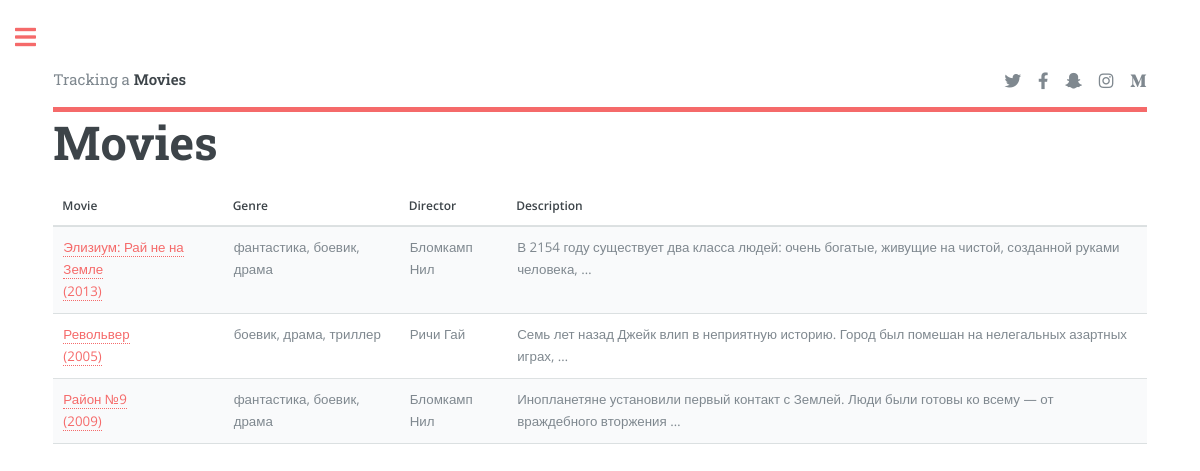
Page /movies/ on the committed database.
### catalog/models.py (models this page shows, shortened)
class Film(models.Model):
    title = models.CharField(max_length=200)
    director = models.ForeignKey(Director, on_delete=models.SET_NULL, null=True)
    summary = models.TextField(max_length=1000, help_text="Enter a brief description of the film")
    year = models.CharField(max_length=4)
    genre = models.ManyToManyField(Genre)
    def get_absolute_url(self):
        return reverse('film-detail', args=[str(self.id)])
    def display_genre(self):
        return ', '.join([genre.name for genre in self.genre.all()[:3]])

class Genre(models.Model):
    name = models.CharField(max_length=200)

class Director(models.Model):
    first_name = models.CharField(max_length=100)
    last_name = models.CharField(max_length=100)
    bio = models.TextField(null=True)
    date_of_birth = models.DateField(null=True, blank=True)
    date_of_death = models.DateField('Died', null=True, blank=True)
    def __str__(self):
        return f'{self.last_name} {self.first_name}'

### catalog/views.py (the view)
# urls.py: path('movies/', FilmListView.as_view(), name='films'),  # Movie
class FilmListView(generic.ListView):
    model = Film
    paginate_by = 10

### catalog/templates/catalog/film_list.html
{% extends "catalog/base.html" %}
{% block content %}
    <h1>Movies</h1>
        {% if film_list %}
       <div class="table-wrapper">
        <table>
            <thead>
            <tr>
                <th>Movie</th>
                <th>Genre</th>
                <th>Director</th>
                <th>Description</th>
            </tr>
            </thead>
            <tbody>
            {% for film in film_list %}
            <tr>
                <td><a href="{{ film.get_absolute_url }}">{{ film.title }}<br>({{film.year}})</a></td>
                <td>{{film.display_genre}}</td>
                <td>{{film.director}}</td>
                <td>{{film.summary|truncatewords:15}}</td>
            </tr>
            {% endfor %}
            </tbody>
        </table>
    </div>
    {% else %}
      <p>There are no movies in the list.</p>
    {% endif %}
{% endblock %}

### catalog/templates/catalog/base.html (shortened to what this page needs)
<!DOCTYPE HTML>
{% load static %}
<html>
<head>
    <link rel="stylesheet" href="{% static 'catalog/assets/css/main.css' %}">
</head>
<body class="is-preload">
<div id="wrapper">
    <div id="main">
        <div class="inner">
            <header id="header">
                <a href="{% url 'index' %}" class="logo">Tracking a <strong>Movies</strong></a>
                <ul class="icons">
                    <li><a href="#" class="icon brands fa-twitter"><span class="label">Twitter</span></a></li>
                    <li><a href="#" class="icon brands fa-facebook-f"><span class="label">Facebook</span></a></li>
                    <li><a href="#" class="icon brands fa-snapchat-ghost"><span class="label">Snapchat</span></a></li>
                    <li><a href="#" class="icon brands fa-instagram"><span class="label">Instagram</span></a></li>
                    <li><a href="#" class="icon brands fa-medium-m"><span class="label">Medium</span></a></li>
                </ul>
            </header>
            {% block content %}{% endblock %}
        </div>
    </div>
</div>
<link rel="stylesheet" href="{% static 'catalog/assets/css/main.css' %}">
</body>
</html>

### catalog/static/catalog/assets/css/main.css (style rules this page uses)
html, body, div, span, applet, object, iframe, h1, h2, h3, h4, h5, h6, p, blockquote, pre, a, abbr, acronym, address, big, cite, code, del, dfn, em, img, ins, kbd, q, s, samp, small, strike, strong, sub, sup, tt, var, b, u, i, center, dl, dt, dd, ol, ul, li, fieldset, form, label, legend, table, caption, tbody, tfoot, thead, tr, th, td, article, aside, canvas, details, embed, figure, figcaption, footer, header, hgroup, menu, nav, output, ruby, section, summary, time, mark, audio, video { margin: 0; padding: 0; border: 0; font-size: 100%; font: inherit; vertical-align: baseline; }
article, aside, details, figcaption, figure, footer, header, hgroup, menu, nav, section { display: block; }
body { line-height: 1; }
ol, ul { list-style: none; }
table { border-collapse: collapse; border-spacing: 0; }
body { -webkit-text-size-adjust: none; }
body { -ms-overflow-style: scrollbar; }
html { box-sizing: border-box; }
*, *:before, *:after { box-sizing: inherit; }
body { background: #ffffff; }
body, input, select, textarea { color: #7f888f; font-family: "Open Sans", sans-serif; font-size: 13pt; font-weight: 400; line-height: 1.65; }
@media screen and (max-width: 1680px) { body, input, select, textarea { font-size: 11pt; } }
@media screen and (max-width: 1280px) { body, input, select, textarea { font-size: 10pt; } }
a { -moz-transition: color 0.2s ease-in-out, border-bottom-color 0.2s ease-in-out; -webkit-transition: color 0.2s ease-in-out, border-bottom-color 0.2s ease-in-out; -ms-transition: color 0.2s ease-in-out, border-bottom-color 0.2s ease-in-out; transition: color 0.2s ease-in-out, border-bottom-color 0.2s ease-in-out; border-bottom: dotted 1px; color: #f56a6a; text-decoration: none; }
strong, b { color: #3d4449; font-weight: 600; }
h1, h2, h3, h4, h5, h6 { color: #3d4449; font-family: "Roboto Slab", serif; font-weight: 700; line-height: 1.5; margin: 0 0 1em 0; }
h1 { font-size: 4em; margin: 0 0 0.5em 0; line-height: 1.3; }
@media screen and (max-width: 1680px) { h1 { font-size: 3.5em; } }
.icon { text-decoration: none; border-bottom: none; position: relative; }
.icon:before { -moz-osx-font-smoothing: grayscale; -webkit-font-smoothing: antialiased; display: inline-block; font-style: normal; font-variant: normal; text-rendering: auto; line-height: 1; text-transform: none !important; font-family: 'Font Awesome 5 Free'; font-weight: 400; }
.icon:before { line-height: inherit; }
.icon.brands:before { font-family: 'Font Awesome 5 Brands'; }
ul { list-style: disc; margin: 0 0 2em 0; padding-left: 1em; }
ul li { padding-left: 0.5em; }
ul.icons { cursor: default; list-style: none; padding-left: 0; }
ul.icons li { display: inline-block; padding: 0 1em 0 0; }
ul.icons li:last-child { padding-right: 0; }
ul.icons li .icon { color: inherit; }
ul.icons li .icon:before { font-size: 1.25em; }
.table-wrapper { -webkit-overflow-scrolling: touch; overflow-x: auto; }
table { margin: 0 0 2em 0; width: 100%; }
table tbody tr { border: solid 1px rgba(210, 215, 217, 0.75); border-left: 0; border-right: 0; }
table tbody tr:nth-child(2n + 1) { background-color: rgba(230, 235, 237, 0.25); }
table td { padding: 0.75em 0.75em; }
table th { color: #3d4449; font-size: 0.9em; font-weight: 600; padding: 0 0.75em 0.75em 0.75em; text-align: left; }
table thead { border-bottom: solid 2px rgba(210, 215, 217, 0.75); }
#wrapper { display: -moz-flex; display: -webkit-flex; display: -ms-flex; display: flex; -moz-flex-direction: row-reverse; -webkit-flex-direction: row-reverse; -ms-flex-direction: row-reverse; flex-direction: row-reverse; min-height: 100vh; }
#main { -moz-flex-grow: 1; -webkit-flex-grow: 1; -ms-flex-grow: 1; flex-grow: 1; -moz-flex-shrink: 1; -webkit-flex-shrink: 1; -ms-flex-shrink: 1; flex-shrink: 1; width: 100%; }
#main > .inner { padding: 0 6em 0.1em 6em ; margin: 0 auto; max-width: 110em; }
@media screen and (max-width: 1680px) { #main > .inner { padding: 0 5em 0.1em 5em ; } }
@media screen and (max-width: 1280px) { #main > .inner { padding: 0 4em 0.1em 4em ; } }
#header { display: -moz-flex; display: -webkit-flex; display: -ms-flex; display: flex; border-bottom: solid 5px #f56a6a; padding: 6em 0 1em 0; position: relative; }
#header > * { -moz-flex: 1; -webkit-flex: 1; -ms-flex: 1; flex: 1; margin-bottom: 0; }
#header .logo { border-bottom: 0; color: inherit; font-family: "Roboto Slab", serif; font-size: 1.125em; }
#header .icons { text-align: right; }
@media screen and (max-width: 1680px) { #header { padding-top: 5em; } }

### rows in the picture
Film: title "Элизиум: Рай не на Земле", year "2013", display_genre "фантастика, боевик, драма", director "Бломкамп Нил", summary "В 2154 году существует два класса людей: очень богатые, живущие на чистой, созданной руками человека, …"
Film: title "Револьвер", year "2005", display_genre "боевик, драма, триллер", director "Ричи Гай", summary "Семь лет назад Джейк влип в неприятную историю. Город был помешан на нелегальных азартных играх, …"
Film: title "Район №9", year "2009", display_genre "фантастика, боевик, драма", director "Бломкамп Нил", summary "Инопланетяне установили первый контакт с Землей. Люди были готовы ко всему — от враждебного вторжения …"
